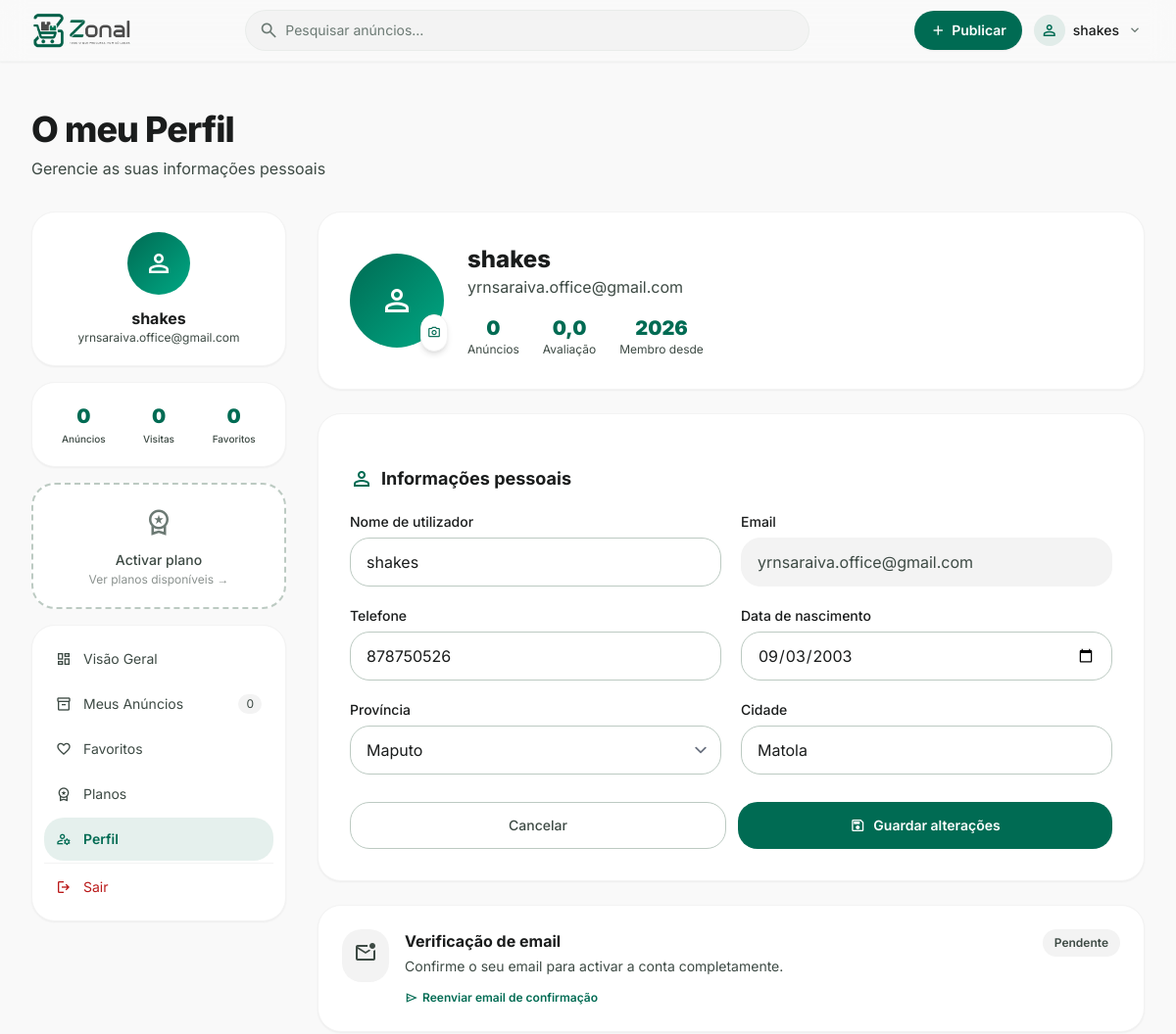
The page /dashboard/perfil/ (signed in, upper part) on the database as committed earlier.
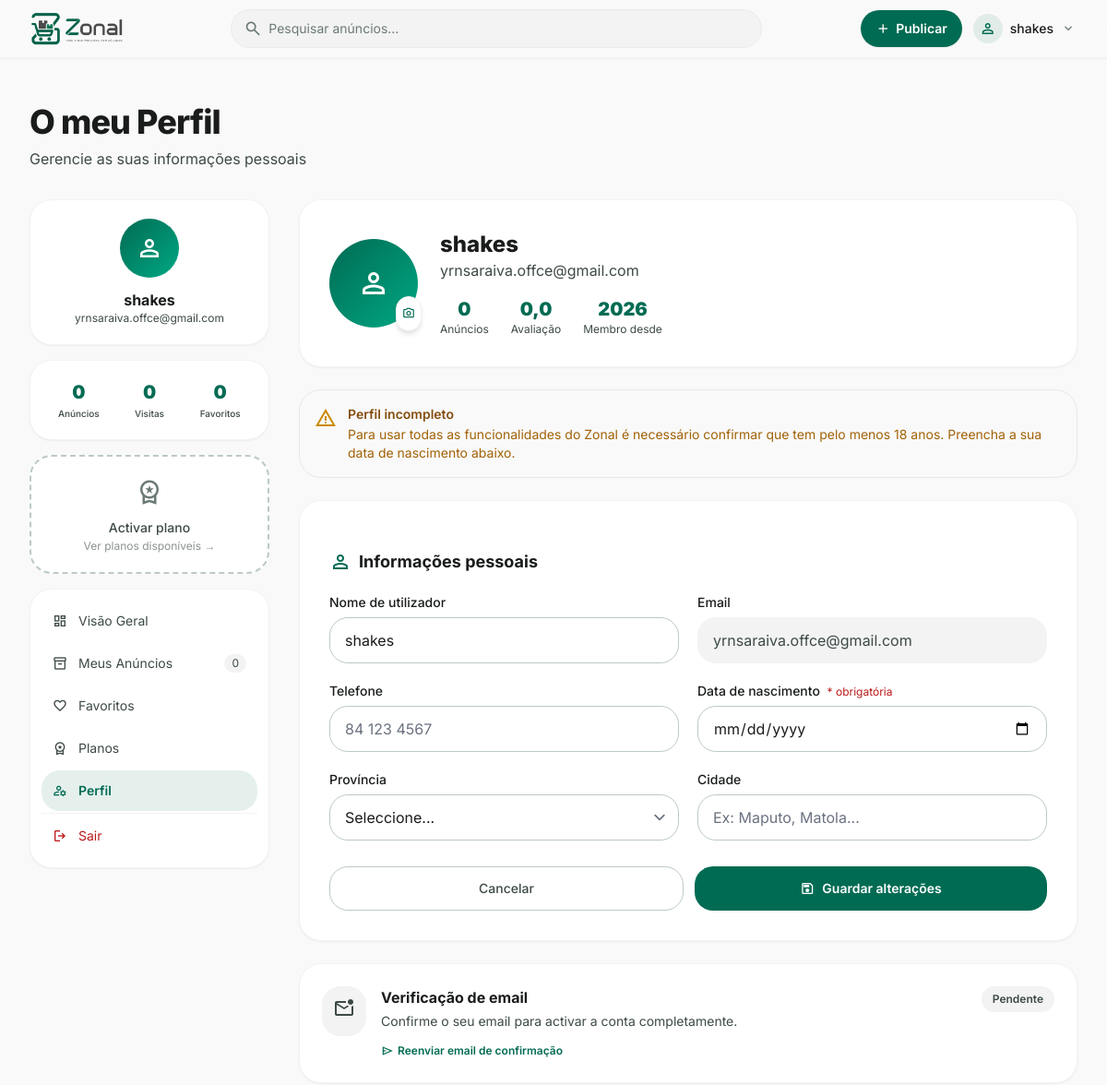
The same page on the database as committed later.
### apps/users/models.py (models this page shows, shortened)
class User(AbstractUser):
    PAPEL_CHOICES = [
        ('utilizador', 'Utilizador'),
        ('moderador', 'Moderador'),
        ('admin', 'Admin'),
    ]
    telefone = models.CharField(max_length=20, blank=True)
    data_nascimento = models.DateField(null=True, blank=True)
    foto_perfil = models.ImageField(upload_to='avatars/', blank=True, null=True)
    telefone_verificado = models.BooleanField(default=False)
    email_verificado = models.BooleanField(default=False)
    provincia = models.CharField(max_length=50, blank=True)
    cidade = models.CharField(max_length=50, blank=True)
    papel = models.CharField(max_length=20, choices=PAPEL_CHOICES, default='utilizador')
    bloqueado = models.BooleanField(default=False)
    motivo_bloqueio = models.TextField(blank=True)
    total_anuncios = models.PositiveIntegerField(default=0)
    avaliacao_media = models.DecimalField(max_digits=3, decimal_places=2, default=0)
    ultimo_acesso = models.DateTimeField(null=True, blank=True)
    class Meta:
        verbose_name = 'Utilizador'
        verbose_name_plural = 'Utilizadores'

### apps/anuncios/views.py (the view)
# urls.py: path('dashboard/perfil/', views.perfil_view, name='perfil'),          # ← novo
@login_required
def perfil_view(request):
    ctx = _sidebar_context(request.user)
    ctx.update({
        'user': request.user,
        'provincias': PROVINCIAS,
        'active_tab': 'perfil',
        'page_title': 'O meu Perfil',
        'page_subtitle': 'Gerencie as suas informações pessoais',
    })
    return render(request, 'users/perfil.html', ctx)

### apps/anuncios/views.py (called while the page is built)
def _get_subscricao_activa(user):
    return (
        SubscricaoUtilizador.objects
        .filter(utilizador=user, estado='activa', expira_em__gt=timezone.now())
        .select_related('plano')
        .order_by('expira_em')
        .first()
    )

def _sidebar_context(user):
    total_anuncios = (
        Anuncio.objects.filter(utilizador=user)
        .exclude(estado='eliminado')
        .count()
    )
    total_visualizacoes = (
        Anuncio.objects.filter(utilizador=user)
        .exclude(estado='eliminado')
        .aggregate(total=Sum('visualizacoes'))['total'] or 0
    )
    total_favoritos = Favorito.objects.filter(utilizador=user).count()
    return {
        'total_anuncios': total_anuncios,
        'total_visualizacoes': total_visualizacoes,
        'total_favoritos': total_favoritos,
        'subscricao_activa': _get_subscricao_activa(user),
    }

### templates/users/perfil.html (shortened to what the changed rows need)
{% extends "users/area_utilizador.html" %}
{% load static %}
{% block area_content %}
    <div class="bg-surface-container-lowest rounded-2xl p-6 md:p-8 shadow-sm border border-surface-container-low">
        <div class="flex flex-col sm:flex-row items-center gap-6">
            <div class="text-center sm:text-left">
                <h1 class="text-2xl font-extrabold text-on-surface">
                    {{ user.get_full_name|default:user.username }}
                </h1>
                <p class="text-on-surface-variant">{{ user.email }}</p>
                <div class="flex justify-center sm:justify-start gap-6 mt-4">
                    <div class="text-center">
                        <p class="text-xl font-black text-primary">{{ user.total_anuncios }}</p>
                        <p class="text-xs text-on-surface-variant">Anúncios</p>
                    </div>
                    <div class="text-center">
                        <p class="text-xl font-black text-primary">{{ user.avaliacao_media|floatformat:1 }}</p>
                        <p class="text-xs text-on-surface-variant">Avaliação</p>
                    </div>
                    <div class="text-center">
                        <p class="text-xl font-black text-primary">{{ user.date_joined|date:"Y" }}</p>
                        <p class="text-xs text-on-surface-variant">Membro desde</p>
                    </div>
                </div>
            </div>
        </div>
    </div>
    {% if not user.data_nascimento %}
    <div class="bg-warning/10 border border-warning/30 rounded-2xl p-4 flex items-start gap-3">
        <span class="material-symbols-outlined text-yellow-600 flex-shrink-0 mt-0.5">warning</span>
        <div>
            <p class="text-sm font-semibold text-yellow-800">Perfil incompleto</p>
            <p class="text-sm text-yellow-700 mt-0.5">
                Para usar todas as funcionalidades do Zonal é necessário confirmar que tem pelo menos 18 anos.
                Preencha a sua data de nascimento abaixo.
            </p>
        </div>
    </div>
    {% endif %}
    <form id="form-perfil"
          class="bg-surface-container-lowest rounded-2xl p-6 md:p-8 shadow-sm border border-surface-container-low space-y-5">
        <h2 class="text-lg font-bold text-on-surface flex items-center gap-2">
            <span class="material-symbols-outlined text-primary">person</span>
            Informações pessoais
        </h2>
        <div class="grid grid-cols-1 md:grid-cols-2 gap-5">
            <div>
                <label class="block text-sm font-medium text-on-surface mb-1.5">Nome de utilizador</label>
                <input type="text" name="username" value="{{ user.username }}"
                       class="w-full px-4 py-3 rounded-xl border border-outline-variant
                          focus:border-primary focus:outline-none focus:ring-2 focus:ring-primary/20"/>
            </div>
            <div>
                <label class="block text-sm font-medium text-on-surface mb-1.5">Email</label>
                <input type="email" value="{{ user.email }}" disabled
                       class="w-full px-4 py-3 rounded-xl border border-surface-container-low
                          bg-surface-container-low text-on-surface-variant cursor-not-allowed"/>
            </div>
            <div>
                <label class="block text-sm font-medium text-on-surface mb-1.5">Telefone</label>
                <input type="tel" name="telefone" value="{{ user.telefone }}"
                       class="w-full px-4 py-3 rounded-xl border border-outline-variant
                          focus:border-primary focus:outline-none focus:ring-2 focus:ring-primary/20"
                       placeholder="84 123 4567"/>
            </div>
            <div>
                <label class="block text-sm font-medium text-on-surface mb-1.5">
                    Data de nascimento
                    {% if not user.data_nascimento %}
                    <span class="text-error text-xs font-normal ml-1">* obrigatória</span>
                    {% endif %}
                </label>
                <input type="date" name="data_nascimento" id="input-data-nascimento"
                       value="{{ user.data_nascimento|date:'Y-m-d'|default:'' }}"
                       class="w-full px-4 py-3 rounded-xl border border-outline-variant
                          focus:border-primary focus:outline-none focus:ring-2 focus:ring-primary/20 transition-all"/>
            </div>
            <div>
                <label class="block text-sm font-medium text-on-surface mb-1.5">Província</label>
                <select name="provincia"
                        class="w-full px-4 py-3 rounded-xl border border-outline-variant
                           focus:border-primary focus:outline-none focus:ring-2 focus:ring-primary/20">
                    <option value="">Seleccione...</option>
                    {% for prov in provincias %}
                        <option value="{{ prov }}"
                                {% if user.provincia == prov %}selected{% endif %}>{{ prov }}</option>
                    {% endfor %}
                </select>
            </div>
            <div>
                <label class="block text-sm font-medium text-on-surface mb-1.5">Cidade</label>
                <input type="text" name="cidade" value="{{ user.cidade }}"
                       class="w-full px-4 py-3 rounded-xl border border-outline-variant
                          focus:border-primary focus:outline-none focus:ring-2 focus:ring-primary/20"
                       placeholder="Ex: Maputo, Matola..."/>
            </div>
        </div>
    </form>
{% endblock %}

### templates/users/area_utilizador.html (shortened to what the changed rows need)
{% extends "base.html" %}
{% load static %}
{% block content %}
<main class="pt-24 pb-24 px-4 md:px-8 max-w-7xl mx-auto mt-4">
    <div class="mb-8">
        <h1 class="text-3xl md:text-4xl font-extrabold text-on-surface tracking-tight">
            {{ page_title|default:"Meu Painel" }}
        </h1>
    </div>
    <div class="grid grid-cols-1 lg:grid-cols-12 gap-8">
        <div class="lg:col-span-3">
            <aside class="sticky top-24 space-y-4">
                <div class="bg-surface-container-lowest rounded-2xl p-5 shadow-sm border border-surface-container-low text-center">
                    <div class="w-16 h-16 rounded-full mx-auto mb-3 overflow-hidden
                                bg-gradient-to-br from-primary to-primary-container flex items-center justify-center">
                        {% if request.user.foto_perfil %}
                        <img src="{{ request.user.foto_perfil.url }}"
                             class="w-full h-full object-cover"
                             alt="{{ request.user.username }}"/>
                        {% else %}
                        <span class="material-symbols-outlined text-white text-3xl">person</span>
                        {% endif %}
                    </div>
                    <p class="font-bold text-on-surface truncate">
                        {{ request.user.get_full_name|default:request.user.username }}
                    </p>
                    <p class="text-xs text-on-surface-variant truncate">{{ request.user.email }}</p>
                </div>
            </aside>
        </div>
        <div class="lg:col-span-9 space-y-6">
            {% block area_content %}{% endblock %}
        </div>
    </div>
</main>
{% endblock %}

### templates/partials/navbar.html (shortened to what this page needs)
{% load static %}
<nav class="fixed top-0 w-full z-50 bg-surface/85 backdrop-blur-md border-b border-outline-variant/10 shadow-sm">
    <div class="max-w-screen-2xl mx-auto flex items-center gap-4 px-4 md:px-6 py-2.5">
        <a href="{% url 'home' %}"
           class="flex-shrink-0 hover:opacity-80 transition-opacity"
           aria-label="Zonal — Página inicial">
            <img src="{% static 'img/zonal_logo.png' %}" alt="Zonal" width="120" height="36" class="h-9 w-auto">
        </a>
        <form action="{% url 'anuncio-pesquisa' %}" method="GET"
              class="flex-1 min-w-0 max-w-xl mx-auto"
              role="search">
            <div class="relative flex items-center">
                <input type="text"
                       name="search"
                       value="{{ request.GET.search }}"
                       placeholder="Pesquisar anúncios…"
                       autocomplete="off"
                       class="w-full bg-surface-container-low border border-outline-variant/20 rounded-full
                              pl-10 pr-4 py-2.5 text-sm text-on-surface placeholder-outline
                              focus:outline-none focus:ring-2 focus:ring-primary/40 focus:border-primary/50
                              transition-all"
                       aria-label="Pesquisar anúncios"/>
            </div>
        </form>
        <div class="flex items-center gap-2 flex-shrink-0">
            {% if user.is_authenticated %}
            <a href="{% url 'anuncio-publicar' %}"
               class="hidden sm:flex items-center gap-1.5 bg-primary text-on-primary
                      px-4 py-2 rounded-full text-sm font-semibold
                      hover:opacity-90 transition-all shadow-sm
                      focus:outline-none focus:ring-2 focus:ring-primary/50">
                <span class="material-symbols-outlined text-base" aria-hidden="true">add</span>
                Publicar
            </a>
            <div class="relative" id="user-menu">
                <button id="user-menu-btn"
                        onclick="toggleMenu()"
                        class="flex items-center gap-2 pl-1 pr-2.5 py-1 rounded-full
                               hover:bg-surface-container-high transition-colors
                               focus:outline-none focus:ring-2 focus:ring-primary/30"
                        aria-haspopup="true"
                        aria-expanded="false"
                        aria-controls="user-dropdown">
                    {% if user.foto_perfil %}
                    <img src="{{ user.foto_perfil.url }}"
                         class="w-8 h-8 rounded-full object-cover ring-2 ring-primary/20"
                         alt="{{ user.get_full_name|default:user.username }}"/>
                    {% else %}
                    <span class="w-8 h-8 rounded-full bg-primary/10 flex items-center justify-center flex-shrink-0">
                        <span class="material-symbols-outlined text-primary text-lg" aria-hidden="true">person</span>
                    </span>
                    {% endif %}
                    <span class="hidden md:block text-sm font-medium max-w-[100px] truncate">
                        {{ user.get_full_name|default:user.username }}
                    </span>
                    <span class="material-symbols-outlined text-outline text-base hidden md:block transition-transform duration-200"
                          id="chevron-menu" aria-hidden="true">expand_more</span>
                </button>
            </div>
            {% endif %}
        </div>
    </div>
</nav>

Rows that differ between the two databases and show on the page:
changed User "shakes": user.email "yrnsaraiva.office@gmail.com" → "yrnsaraiva.offce@gmail.com"; email "yrnsaraiva.office@gmail.com" → "yrnsaraiva.offce@gmail.com"; telefone "878750526" → (not shown); data_nascimento "09/03/2003" → (not shown); provincia "Maputo" → (not shown); cidade "Matola" → (not shown)
Other text that changed with them:
form field provincia: (not shown) → "Seleccione..."
text now shown: "Perfil incompleto Para usar todas as funcionalidades do Zonal é necessário confirmar que tem pelo menos 18 anos. Preencha a sua data de nascimento abaixo. * obrigatória"
